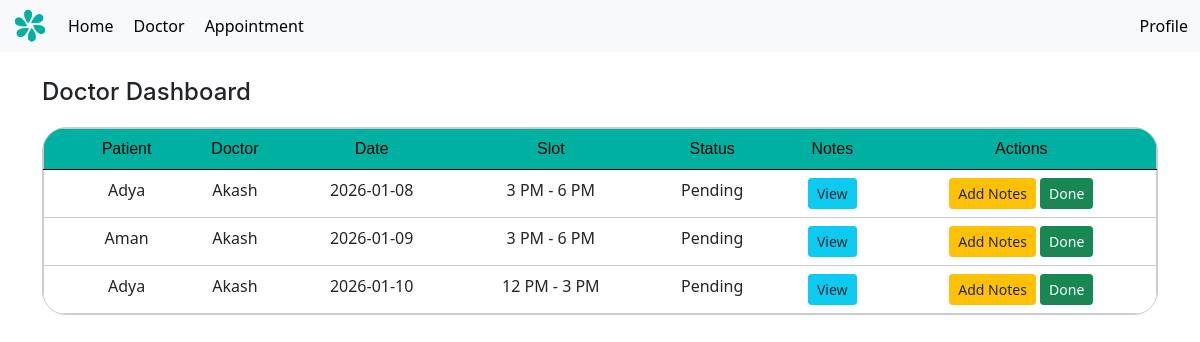
/home (signed in), run on an earlier commit of the app's database.
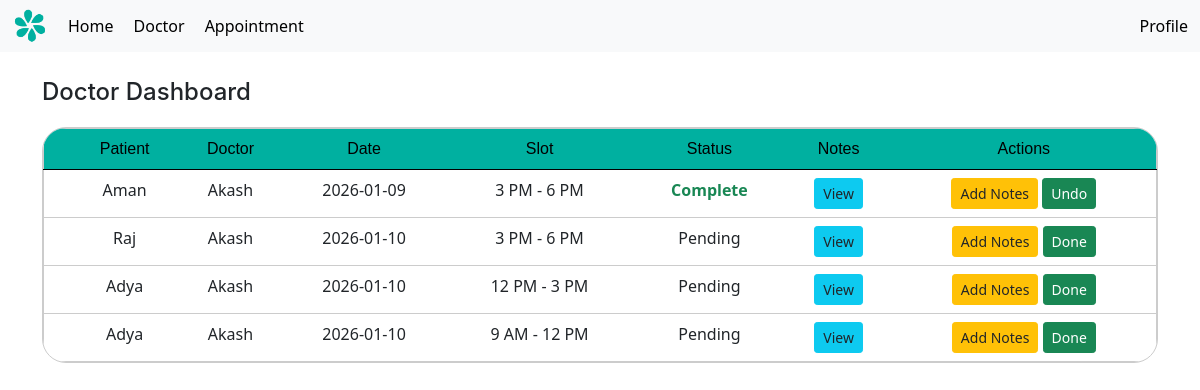
And on a later commit of the database.
### models.py (models this page shows, shortened)
class appointment(db.Model):
    id = db.Column(db.Integer, primary_key=True)
    patient_id = db.Column(db.Integer, db.ForeignKey('patient.id'), nullable=False)
    doctor_id = db.Column(db.Integer, db.ForeignKey('doctor.id'), nullable=False)
    appointment_date = db.Column(db.Date, nullable=False)
    slot = db.Column(db.String(20), nullable=False)
    prescription = db.Column(db.Text, nullable=True)
    status = db.Column(db.Boolean, default=False)
    is_blocked = db.Column(db.Boolean, default=False)
    doctor = db.relationship('doctor', back_populates='appointments', lazy=True)
    patient = db.relationship('patient', back_populates='appointments', lazy=True)

class patient(UserMixin, db.Model):
    id = db.Column(db.Integer, primary_key=True)
    username = db.Column(db.String(100), unique=True, nullable=False)
    name = db.Column(db.String(100), nullable=False)
    age = db.Column(db.Integer, nullable=False)
    password = db.Column(db.String(200), nullable=False)
    appointments = db.relationship('appointment', back_populates='patient', lazy=True)
    is_admin = db.Column(db.Boolean, default=False)
    is_doctor = db.Column(db.Boolean, default=False)

class doctor(UserMixin, db.Model):
    id = db.Column(db.Integer, primary_key=True)
    username = db.Column(db.String(100), unique=True, nullable=False)
    password = db.Column(db.String(200), nullable=False)
    name = db.Column(db.String(100), nullable=False)
    specialization = db.Column(db.String(100), nullable=False)
    availability = db.Column(db.Date, nullable=True)
    timeSlots = db.relationship('timeSlot', back_populates='doctor', lazy=True)
    appointments = db.relationship('appointment', back_populates='doctor', lazy=True)
    is_admin = db.Column(db.Boolean, default=False)
    is_doctor = db.Column(db.Boolean, default=True)

### app.py (the view, shortened to what this page needs)
@app.route('/home')
def home():
    if not current_user.is_authenticated:
        return redirect(url_for('login'))
    today = date.today()
    next_week = today + timedelta(days=7)
    base_filter = (
        appointment.appointment_date >= today,
        appointment.appointment_date <= next_week
    )
    if current_user.is_admin:
        appts = appointment.query.filter(
            *base_filter,
            appointment.is_blocked == False,
            appointment.patient_id != 0
        ).order_by(
            appointment.appointment_date.asc()
        ).all()
        return render_template('home_da.html', appointments=appts)
    elif current_user.is_doctor:
        appts = appointment.query.filter(
            appointment.doctor_id == current_user.id,
            *base_filter,
            appointment.is_blocked == False,
            appointment.patient_id != 0
        ).order_by(
            appointment.appointment_date.asc()
        ).all()
        return render_template('home_d.html', appointments=appts)

### app.py (called while the page is built)
@login_manager.user_loader
def load_user(user_id):
    user_type = session.get("user_type")
    if user_type == "doctor":
        return doctor.query.get(int(user_id))
    return patient.query.get(int(user_id))

@app.context_processor
def inject_user():
    return dict(current_user=current_user, request = request)

### templates/home_d.html (shortened to what this page needs)
{% extends 'layout.html' %}
{% block content %}
<h1 style="margin-bottom: 20px;">Doctor Dashboard</h1>
<div style=" border: 1px solid #ccc; border-radius: 24px; width: 100%; overflow: clip;">
<table class="table" style="text-align: center; padding: 20px; border: 1px solid #ccc; margin-bottom: 0px;">
  <thead class="thead-darky">
    <tr>
        <th scope="col"></th>
        <th scope="col">Patient</th>
        <th scope="col">Doctor</th>
        <th scope="col">Date</th>
        <th scope="col">Slot</th>
        <th scope="col">Status</th>
        <th scope="col">Notes</th>
        <th scope="col">Actions</th>
    </tr>
  </thead>
  <tbody>
        {% for a in appointments %}
        <tr class="table-row-link">
            <th scope="row"></th>
            <td><a href="{{ url_for('patient_profile', patient_id=a.patient.id) }}">{{ a.patient.name }}</a></td>
            <td><a href="{{ url_for('doctor_profile', doctor_id=a.doctor.id) }}">{{ a.doctor.name }}</a></td>
            <td>{{ a.appointment_date }}</td>
            <td>{{ a.slot }}</td>
            <td>{% if a.status %}
        <div class="text-success fw-bold">Complete</div>
    {% else %}
        <div>Pending</div>
    {% endif %}</td>
            <td>
              <a href="{{ url_for('view_notes', appt_id=a.id) }}" class="btn btn-info btn-sm">
                  View
              </a>
            </td>
            <td>
                {% if (current_user.is_doctor and a.doctor_id == current_user.id) or current_user.is_admin %}
                    <a href="{{ url_for('add_notes', appt_id=a.id) }}" class="btn btn-warning btn-sm">
                        Add Notes
                    </a>
                {% endif %}
                {% if (current_user.is_doctor and a.doctor_id == current_user.id) or current_user.is_admin %}
                    <form action="{{ url_for('mark_done', appt_id=a.id) }}" method="POST" style="display:inline;">
                        <button class="btn btn-sm btn-success">
                            {% if a.status %}Undo{% else %}Done{% endif %}
                        </button>
                    </form>
                {% endif %}
            </td>
        </tr>
      {% endfor %}
  </tbody>
</table>
</div>
{% endblock %}

What changed in the data, as far as the page shows it:
removed appointment: patient.name "Adya", doctor.name "Akash", appointment_date "2026-01-08", slot "3 PM - 6 PM", status "Pending"
changed appointment "Aman": status "Pending Done" → "Complete Undo"
now on this page (row edited): appointment: patient.name "Raj", doctor.name "Akash", appointment_date "2026-01-10", slot "3 PM - 6 PM", status "Pending"
added appointment: patient.name "Adya", doctor.name "Akash", appointment_date "2026-01-10", slot "9 AM - 12 PM", status "Pending"
